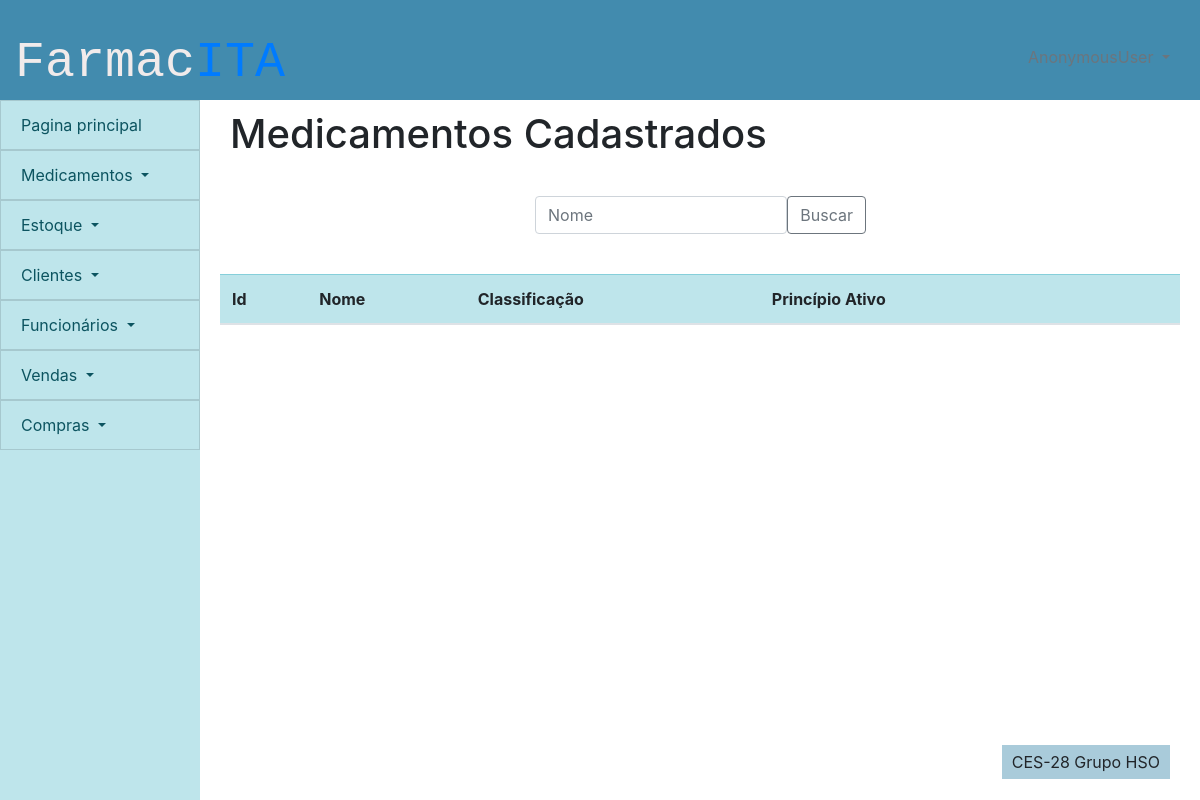
The page /cadastro_medicamentos/editar_medicamento on the database as committed earlier.
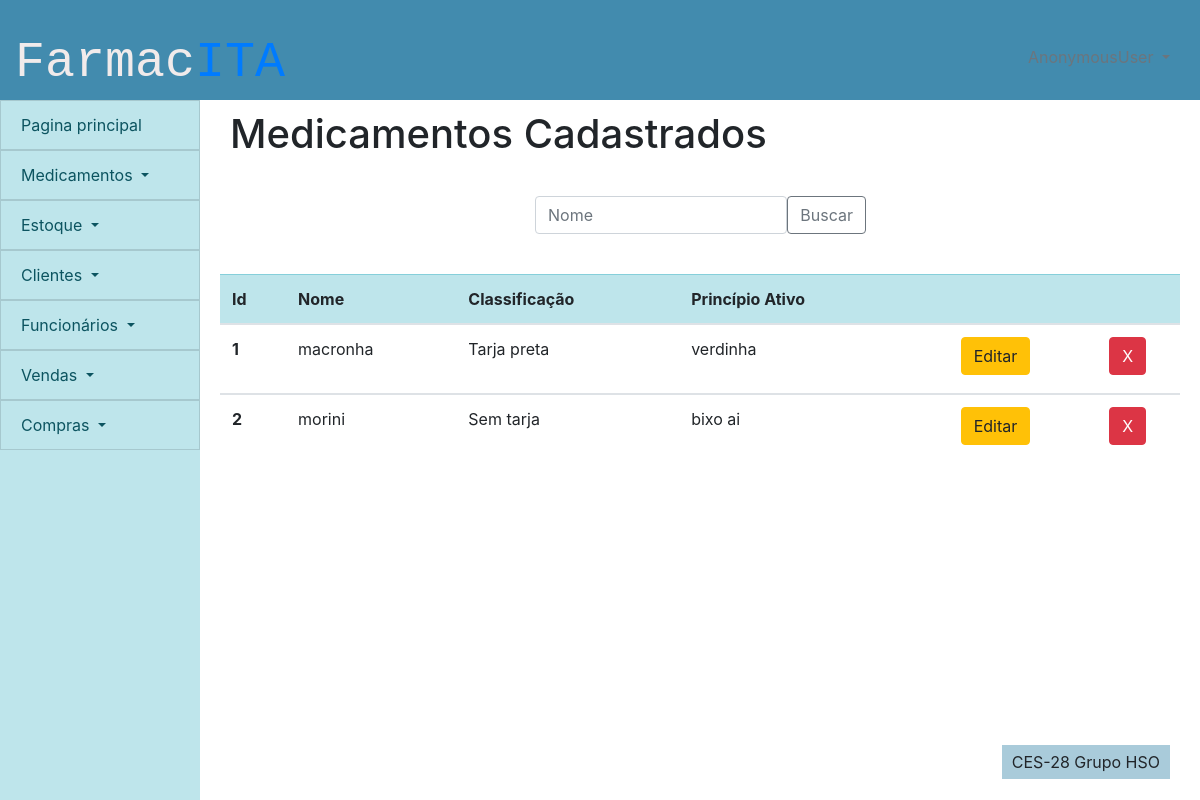
The same page on the database as committed later.
### cadastro_medicamentos/models.py (models this page shows, shortened)
class medicamento(models.Model):
    id_medicamento = models.AutoField(primary_key=True)
    nome_medicamento = models.CharField(max_length=100)
    classificacao = models.CharField(max_length=100, default='Sem tarja')
    principio_ativo = models.CharField(max_length=100)
    excluido = models.BooleanField(default=False)

### cadastro_medicamentos/views.py (the view, shortened to what this page needs)
# urls.py: path('editar_medicamento',views.editar_medicamento, name = 'editar_medicamento'),
def editar_medicamento(request):
    lista = medicamento.objects.all()
    editar = False
    busca = request.GET.get('buscamedic')
    if busca:
        editar = False
        lista = medicamento.objects.filter(nome_medicamento__icontains = busca)
    delete = request.GET.get('delete')
    if delete:
        teste = medicamento.objects.filter(id_medicamento = delete)
        teste.update(excluido = True)
    editando = request.GET.get('edit')
    if editando:
        editar = True
        lista = medicamento.objects.filter(id_medicamento = editando)
    principiosativos = principio_ativo.objects.all()
    droga_list = list()
    for i in principiosativos:
        droga_list.append(i.nome_principio_ativo)
    return render(request,'medicamento/editar_medicamento.html',
    {'lista':lista,
    'editar':editar,
    "droga":droga_list}
    )

### frontend/medicamento/editar_medicamento.html (shortened to what this page needs)
{% extends 'template/padrao.html' %}
{%block titulo-conteudo %}
Medicamentos Cadastrados
{% endblock %}
{% load static %}
{% block content %}
<div>
    <div class="row formulario">
        <div class="col-sm-12">
            <div>
                <form method="GET">
                    <div class="input-group-prepend">
                        <input type="text" class="form-control" placeholder="Nome" name="buscamedic" id="buscamedic">
                    <button class="btn btn-outline-secondary" type="submit" id="button-addon1">Buscar</button>
                    </div>
                    </form>
            </div>
        </div>
    </div>
    <div class="tabela">
        <table class="table table-hover">
            <thead class="table-info">
                <tr>
                    <th scope="col">Id</th>
                    <th scope="col">Nome</th>
                    <th scope="col">Classificação</th>
                    <th scope="col">Princípio Ativo</th>
                    <th></th>
                    <th></th>
                </tr>
            </thead>
            {% for i in lista %}
            {% if not i.excluido  %}
            <tbody>
                <tr class={{i.id_medicamento}}>
                    <th scope="row">{{i.id_medicamento}}</th>
                    <td class = "nome">{{i.nome_medicamento}}</td>
                    <td class = "classificacao">{{i.classificacao}}</td>
                    <td class = "principio">{{i.principio_ativo}}</td>
                    <td>
                        <form class= "centro">
                            <button value = {{i.id_medicamento}} name = 'edit' class="btn btn-warning"  type = "submit" >Editar</button>
                        </form>
                    </td>
                    <td>
                        <form class= "centro">
                            <button  value = {{i.id_medicamento}} name = 'delete' class="btn btn-danger botao" type = "submit">X</button>
                        </form>
                    </td>
                </tr>
            </tbody>
            {% endif %}
            {% endfor %}
        </table>
    </div>
</div>
{% endblock %}

Rows that differ between the two databases and show on the page:
added medicamento: id_medicamento "1", nome_medicamento "macronha", classificacao "Tarja preta", principio_ativo "verdinha"
added medicamento: id_medicamento "2", nome_medicamento "morini", classificacao "Sem tarja", principio_ativo "bixo ai"
